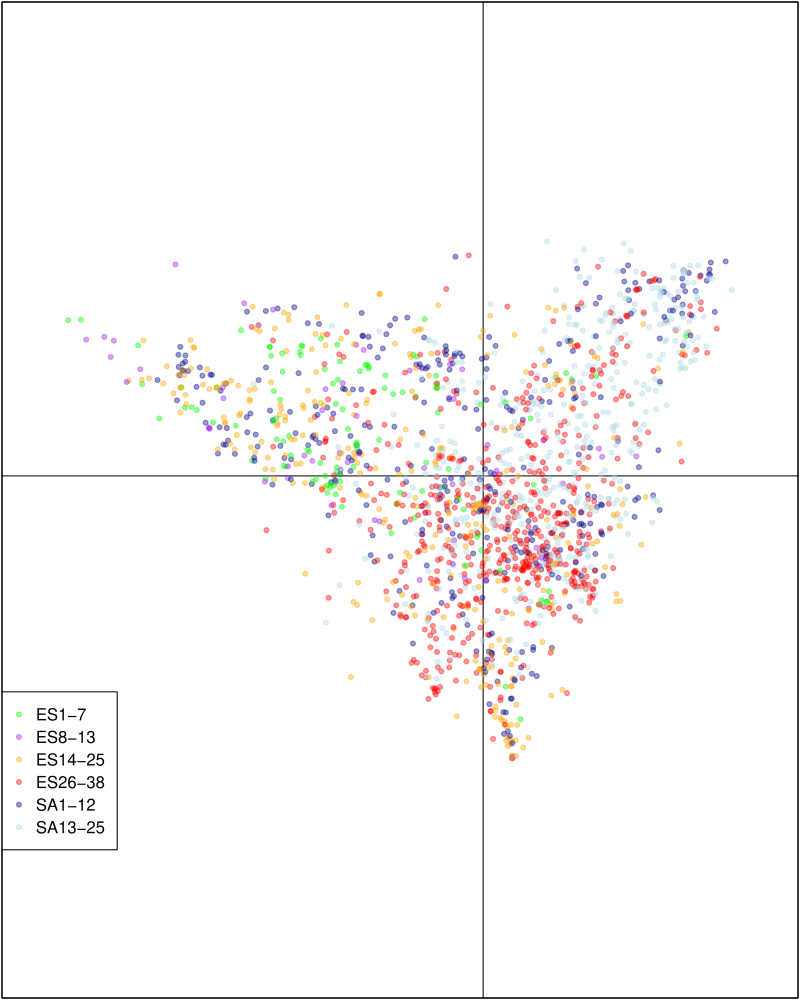

Source code (R):
#load packages
require(adegenet)
require(here)
require(gtools)
require(ape)

#load data
load(here('FST','fst_hierfstat.rda'))
fst_hierfstat[1:7,1:10]

# transform group vector into a factor with appropriate levels
fst_hierfstat$group <- factor(fst_hierfstat$group)
fst_hierfstat$group <- factor(fst_hierfstat$group,levels = mixedsort(levels(fst_hierfstat$group)))
levels(fst_hierfstat$group)

# extract chromosome information
chromo <- substr(names(fst_hierfstat)[6:length(fst_hierfstat)],start = 1,stop = 2)
unique(chromo)
chromo <- factor(chromo)

# create a genlight object to store data in an efficient format usign adegenet
obj <-new('genlight',gen=snp[,4:ncol(snp)],ploidy=(as.integer(rep(2,nrow(snp)))),ind.names=snp$Genotype)
pop(obj) <- fst_hierfstat$group
chromosome(obj) <- chromo
save(obj,file = here('adegenet_dapc','obj.rda'))

# we can remove the dataframe now from memory to save space, everything is stored into obj.
rm(fst_hierfstat)

# pca with adegenet
pca <- glPca(obj)

#pca plot
myCol <- colorplot(pca$scores,pca$scores,transp = T,cex=1)
abline(h=0,v=0,col='grey')
title('PCA of ESWYT-SAWYT lines')

#find clusters for dapc
grp <- find.clusters(obj,max.n.clust=50,glPca=pca) # 2000 pcas and 42 clusters chosen

#dapc
dapc1 <- dapc(obj,grp$grp,glPca = pca)
dapc2 <- dapc(obj,pop(obj),glPca = pca)

#plot dapc
scatter(dapc2,scree.da = F,cell=0,cstar=0,solid = .4,clab=0,leg=T,posi.leg = 'bottomleft',
        col = c("green","purple","orange","red","darkblue","lightblue"))
